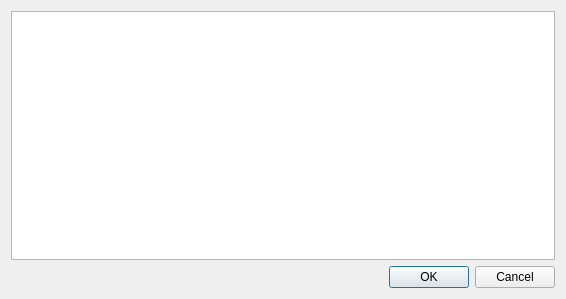
<?xml version="1.0" encoding="UTF-8"?>
<ui version="4.0">
 <class>DisassemblerDialog</class>
 <widget class="QDialog" name="DisassemblerDialog">
  <property name="geometry">
   <rect>
    <x>0</x>
    <y>0</y>
    <width>566</width>
    <height>299</height>
   </rect>
  </property>
  <property name="windowTitle">
   <string>Select Disassembler Loader...</string>
  </property>
  <layout class="QVBoxLayout" name="verticalLayout">
   <item>
    <widget class="QTableView" name="loaderTable">
     <property name="selectionBehavior">
      <enum>QAbstractItemView::SelectRows</enum>
     </property>
     <property name="iconSize">
      <size>
       <width>20</width>
       <height>20</height>
      </size>
     </property>
     <property name="wordWrap">
      <bool>false</bool>
     </property>
     <attribute name="horizontalHeaderStretchLastSection">
      <bool>true</bool>
     </attribute>
    </widget>
   </item>
   <item>
    <widget class="QDialogButtonBox" name="buttonBox">
     <property name="standardButtons">
      <set>QDialogButtonBox::Cancel|QDialogButtonBox::Ok</set>
     </property>
    </widget>
   </item>
  </layout>
 </widget>
 <resources/>
 <connections>
  <connection>
   <sender>buttonBox</sender>
   <signal>accepted()</signal>
   <receiver>DisassemblerDialog</receiver>
   <slot>accept()</slot>
   <hints>
    <hint type="sourcelabel">
     <x>357</x>
     <y>278</y>
    </hint>
    <hint type="destinationlabel">
     <x>341</x>
     <y>294</y>
    </hint>
   </hints>
  </connection>
  <connection>
   <sender>buttonBox</sender>
   <signal>rejected()</signal>
   <receiver>DisassemblerDialog</receiver>
   <slot>reject()</slot>
   <hints>
    <hint type="sourcelabel">
     <x>486</x>
     <y>274</y>
    </hint>
    <hint type="destinationlabel">
     <x>562</x>
     <y>287</y>
    </hint>
   </hints>
  </connection>
 </connections>
</ui>
